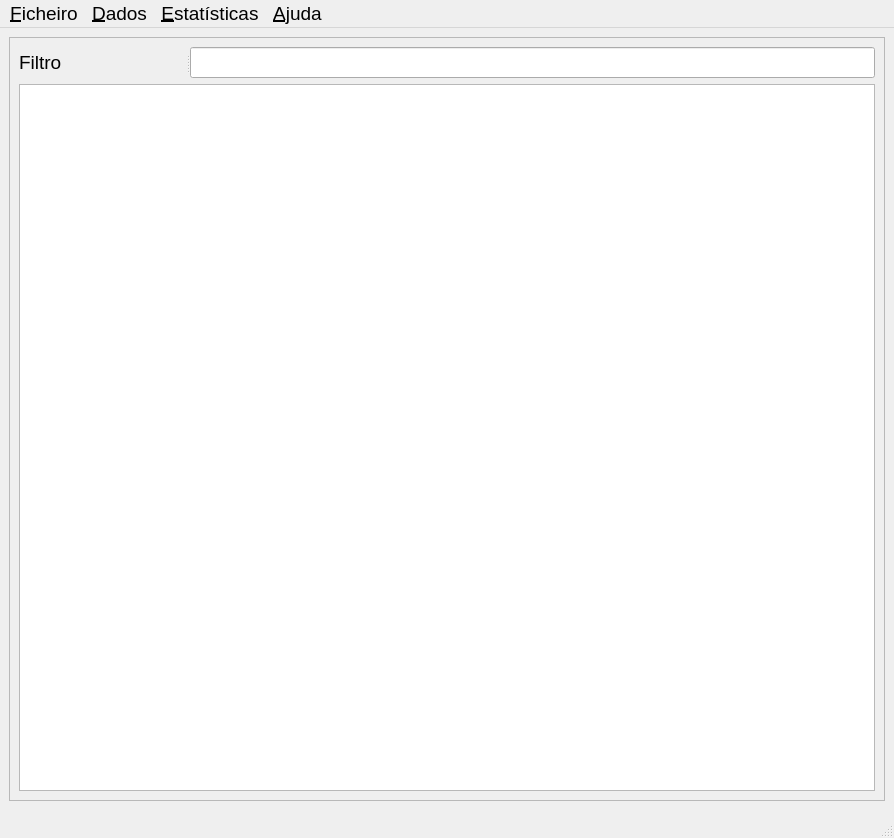
<?xml version="1.0" encoding="UTF-8"?>
<ui version="4.0">
 <author>João Ramos</author>
 <class>MainWindow</class>
 <widget class="QMainWindow" name="MainWindow">
  <property name="geometry">
   <rect>
    <x>0</x>
    <y>0</y>
    <width>894</width>
    <height>838</height>
   </rect>
  </property>
  <property name="font">
   <font>
    <pointsize>14</pointsize>
   </font>
  </property>
  <property name="windowTitle">
   <string>Sociedade Recreativa e Cultural de Vale da Pinta</string>
  </property>
  <property name="locale">
   <locale language="Portuguese" country="Portugal"/>
  </property>
  <widget class="QWidget" name="centralwidget">
   <layout class="QVBoxLayout" name="verticalLayout">
    <item>
     <widget class="QStackedWidget" name="stackedWidget">
      <property name="enabled">
       <bool>true</bool>
      </property>
      <property name="frameShape">
       <enum>QFrame::StyledPanel</enum>
      </property>
      <property name="frameShadow">
       <enum>QFrame::Plain</enum>
      </property>
      <property name="lineWidth">
       <number>0</number>
      </property>
      <property name="midLineWidth">
       <number>0</number>
      </property>
      <property name="currentIndex">
       <number>2</number>
      </property>
      <widget class="QWidget" name="page_main">
       <layout class="QVBoxLayout" name="verticalLayout_2">
        <item>
         <layout class="QGridLayout" name="gridLayout">
          <property name="leftMargin">
           <number>50</number>
          </property>
          <property name="topMargin">
           <number>50</number>
          </property>
          <property name="rightMargin">
           <number>50</number>
          </property>
          <property name="bottomMargin">
           <number>50</number>
          </property>
          <property name="spacing">
           <number>20</number>
          </property>
          <item row="0" column="0">
           <widget class="QPushButton" name="pushB_novoSocio">
            <property name="font">
             <font>
              <weight>75</weight>
              <bold>true</bold>
             </font>
            </property>
            <property name="toolTip">
             <string>Criar novo sócio</string>
            </property>
            <property name="statusTip">
             <string>Registar novo sócio</string>
            </property>
            <property name="text">
             <string>Novo sócio</string>
            </property>
            <property name="icon">
             <iconset>
              <normaloff>../icons/plus.png</normaloff>../icons/plus.png</iconset>
            </property>
            <property name="iconSize">
             <size>
              <width>32</width>
              <height>32</height>
             </size>
            </property>
           </widget>
          </item>
          <item row="1" column="0">
           <widget class="QPushButton" name="pushB_graficos">
            <property name="font">
             <font>
              <weight>75</weight>
              <bold>true</bold>
             </font>
            </property>
            <property name="toolTip">
             <string>Obter gráficos</string>
            </property>
            <property name="statusTip">
             <string>Obter gráficos diversos</string>
            </property>
            <property name="text">
             <string>Gráficos</string>
            </property>
            <property name="icon">
             <iconset>
              <normaloff>../icons/graph.png</normaloff>../icons/graph.png</iconset>
            </property>
            <property name="iconSize">
             <size>
              <width>32</width>
              <height>32</height>
             </size>
            </property>
           </widget>
          </item>
          <item row="0" column="1">
           <widget class="QPushButton" name="pushB_listagens">
            <property name="font">
             <font>
              <weight>75</weight>
              <bold>true</bold>
             </font>
            </property>
            <property name="toolTip">
             <string>Obter listagens</string>
            </property>
            <property name="statusTip">
             <string>Obter listagens diversas</string>
            </property>
            <property name="text">
             <string>Listagens</string>
            </property>
            <property name="icon">
             <iconset>
              <normaloff>../icons/list.png</normaloff>../icons/list.png</iconset>
            </property>
            <property name="iconSize">
             <size>
              <width>32</width>
              <height>32</height>
             </size>
            </property>
           </widget>
          </item>
          <item row="1" column="1">
           <widget class="QPushButton" name="pushB_pagarCotas">
            <property name="font">
             <font>
              <weight>75</weight>
              <bold>true</bold>
             </font>
            </property>
            <property name="toolTip">
             <string>Pagar cotas</string>
            </property>
            <property name="statusTip">
             <string>Registar pagamentos de cotas</string>
            </property>
            <property name="text">
             <string>Pagar cotas</string>
            </property>
            <property name="icon">
             <iconset>
              <normaloff>../icons/money.png</normaloff>../icons/money.png</iconset>
            </property>
            <property name="iconSize">
             <size>
              <width>32</width>
              <height>32</height>
             </size>
            </property>
           </widget>
          </item>
         </layout>
        </item>
       </layout>
      </widget>
      <widget class="QWidget" name="page_estatisticas"/>
      <widget class="QWidget" name="page_listagens">
       <layout class="QVBoxLayout" name="verticalLayout_3">
        <item>
         <widget class="QSplitter" name="splitter">
          <property name="orientation">
           <enum>Qt::Horizontal</enum>
          </property>
          <widget class="QLabel" name="label_filtroListagens">
           <property name="text">
            <string>Filtro</string>
           </property>
          </widget>
          <widget class="QLineEdit" name="lineE_filtroSocios"/>
         </widget>
        </item>
        <item>
         <widget class="QTableView" name="tableV_listaSocios"/>
        </item>
       </layout>
      </widget>
     </widget>
    </item>
   </layout>
  </widget>
  <widget class="QMenuBar" name="menubar">
   <property name="geometry">
    <rect>
     <x>0</x>
     <y>0</y>
     <width>894</width>
     <height>27</height>
    </rect>
   </property>
   <widget class="QMenu" name="menu_ficheiro">
    <property name="title">
     <string>&amp;Ficheiro</string>
    </property>
    <widget class="QMenu" name="menu_carregarBaseDeDados">
     <property name="title">
      <string>Carregar base de dados</string>
     </property>
     <addaction name="action_deFicheiro"/>
     <addaction name="action_outraFonte"/>
    </widget>
    <addaction name="menu_carregarBaseDeDados"/>
    <addaction name="action_fecharBaseDeDados"/>
    <addaction name="separator"/>
    <addaction name="action_sair"/>
   </widget>
   <widget class="QMenu" name="menu_dados">
    <property name="title">
     <string>&amp;Dados</string>
    </property>
    <addaction name="action_InserirNovoSocio"/>
    <addaction name="action_editarDadosDeSocio"/>
   </widget>
   <widget class="QMenu" name="menu_estatisticas">
    <property name="title">
     <string>&amp;Estatísticas</string>
    </property>
    <addaction name="action_graficosEHistogramas"/>
    <addaction name="action_listagens"/>
   </widget>
   <widget class="QMenu" name="menu_ajuda">
    <property name="title">
     <string>&amp;Ajuda</string>
    </property>
    <addaction name="action_comoInserirNovoSocio"/>
    <addaction name="separator"/>
    <addaction name="action_sobre"/>
   </widget>
   <addaction name="menu_ficheiro"/>
   <addaction name="menu_dados"/>
   <addaction name="menu_estatisticas"/>
   <addaction name="menu_ajuda"/>
  </widget>
  <widget class="QStatusBar" name="statusbar"/>
  <action name="action_fecharBaseDeDados">
   <property name="text">
    <string>Fechar base de dados</string>
   </property>
  </action>
  <action name="action_sair">
   <property name="text">
    <string>&amp;Sair</string>
   </property>
  </action>
  <action name="action_InserirNovoSocio">
   <property name="icon">
    <iconset>
     <normaloff>../icons/plus.png</normaloff>../icons/plus.png</iconset>
   </property>
   <property name="text">
    <string>&amp;Inserir novo sócio</string>
   </property>
   <property name="statusTip">
    <string>Registar novo sócio</string>
   </property>
  </action>
  <action name="action_editarDadosDeSocio">
   <property name="icon">
    <iconset>
     <normaloff>../icons/edit.png</normaloff>../icons/edit.png</iconset>
   </property>
   <property name="text">
    <string>Editar dados de sócio</string>
   </property>
   <property name="statusTip">
    <string>Editar ficha de sócio</string>
   </property>
  </action>
  <action name="action_deFicheiro">
   <property name="text">
    <string>De ficheiro...</string>
   </property>
  </action>
  <action name="action_outraFonte">
   <property name="text">
    <string>Outra fonte...</string>
   </property>
  </action>
  <action name="action_comoInserirNovoSocio">
   <property name="text">
    <string>Como inserir novo sócio</string>
   </property>
  </action>
  <action name="action_sobre">
   <property name="text">
    <string>Sobre...</string>
   </property>
  </action>
  <action name="action_graficosEHistogramas">
   <property name="text">
    <string>Gráficos e histogramas</string>
   </property>
  </action>
  <action name="action_listagens">
   <property name="text">
    <string>Listagens</string>
   </property>
  </action>
 </widget>
 <resources/>
 <connections/>
</ui>
